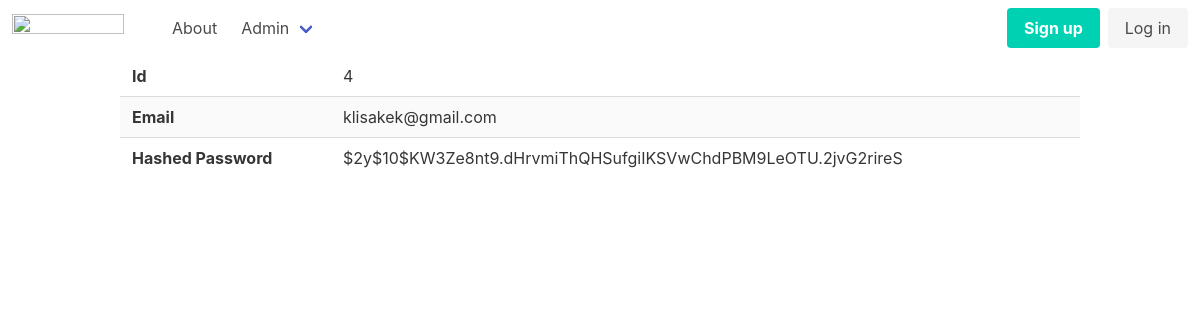
Page /admin/users/view?id=4 on the committed database.
### tables this page shows
CREATE TABLE "users"
(
    id       integer
        constraint table_name_pk
            primary key autoincrement,
    email    text not null
        constraint table_name_pk2
            unique,
    password text not null
);

### helpers.php (called while the page is built, shortened)
<?php
function view($viewName, $vars = []){
    extract($vars);
    include __DIR__ . "/views/$viewName.php";
}

### src/Controllers/UserController.php (called while the page is built, shortened)
<?php
class UserController {
    public function show() {
        $id = $_GET['id'];
        $user = User::find($id);
        view('users/view', compact('user'));
    }
}

### src/DB.php (called while the page is built, shortened)
<?php
class DB {
    private $conn;
    public function __construct(){
        try {
            $this->conn = new PDO("sqlite:db.sqlite");
            $this->conn->setAttribute(PDO::ATTR_ERRMODE, PDO::ERRMODE_EXCEPTION);
        } catch(PDOException $e) {
            echo "Connection failed: " . $e->getMessage();
        }
    }
    public function find($table, $class, $id){
        $stmt = $this->conn->prepare("SELECT * FROM $table WHERE id = $id");
        $stmt->execute();
        return $stmt->fetch();
    }
}

### src/Models/Model.php (called while the page is built, shortened)
<?php
class Model {
    public static $table;
    public static function find($id){
        $db = new DB();
        return $db -> find(static::$table, static::class, $id);
    }
}

### views/users/view.php (the view)
<?php include __DIR__ . '/../partials/header.php' ?>
    <div class="container">
        <table class="table is-striped is-fullwidth">
            <tbody>
                <tr>
                    <th>
                        Id
                    </th>
                    <td>
                        <?=$user->id?>
                    </td>
                </tr>
                <tr>
                    <th>
                        Email
                    </th>
                    <td>
                        <?=$user->email?>
                    </td>
                </tr>
                <tr>
                    <th>
                        Hashed Password
                    </th>
                    <td>
                        <?=$user->password?>
                    </td>
                </tr>
            </tbody>
        </table>
    </div>
<?php include __DIR__ . '/../partials/footer.php' ?>

### rows in the picture
users: id "4", email "klisakek@gmail.com", password "$2y$10$KW3Ze8nt9.dHrvmiThQHSufgiIKSVwChdPBM9LeOTU.2jvG2rireS"
